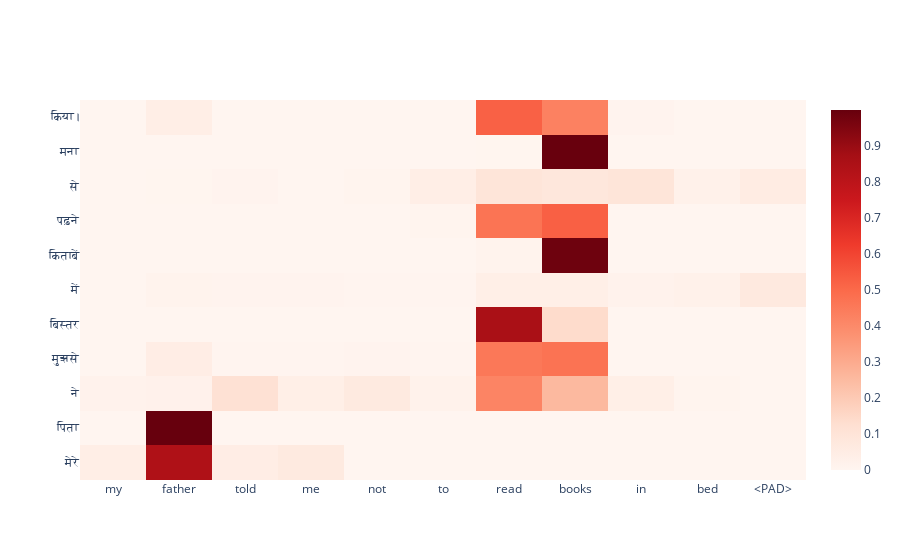

Notebook source saved alongside this figure:
### Code cell
idx = 4
actual_seq = detokenize(hin[idx], tgt_lang.idx2word)
translation, att_wgts = predict_seq2seq(encoder, decoder, eng[idx], tgt_lang, max_length_tgt)

eng_sent = detokenize(eng[idx], inp_lang.idx2word)
print(f'English Sentence:      {eng_sent}')
print(f'Predicted Translation: {translation}')
print(f'Actual Translation:   {actual_seq}')


eng_tokens = eng_sent.strip().split(' ')
eng_tokens += ['<PAD>'] * (max_length_inp - len(eng_tokens))

trace = go.Heatmap(
    z=att_wgts, 
    x= eng_tokens, 
    y=translation.strip().split(' '), 
    colorscale='Reds'
)
iplot([trace])

### Figure 1 — Plotly figure (JSON) as saved in the notebook; plotly's stock layout.template omitted (floating-point values rounded to 4 significant figures; data arrays with more than 128 entries replaced by an {"elided": "..."} marker saying what was removed)
{"data": [{"colorscale": [[0, "rgb(255,245,240)"], [0.125, "rgb(254,224,210)"], [0.25, "rgb(252,187,161)"], [0.375, "rgb(252,146,114)"], [0.5, "rgb(251,106,74)"], [0.625, "rgb(239,59,44)"], [0.75, "rgb(203,24,29)"], [0.875, "rgb(165,15,21)"], [1, "rgb(103,0,13)"]], "type": "heatmap", "x": ["my", "father", "told", "me", "not", "to", "read", "books", "in", "bed", "<PAD>", "<PAD>", "<PAD>", "<PAD>", "<PAD>", "<PAD>", "<PAD>", "<PAD>", "<PAD>", "<PAD>", "<PAD>", "<PAD>"], "y": ["मेरे", "पिता", "ने", "मुझसे", "बिस्तर", "में", "किताबें", "पढ़ने", "से", "मना", "किया।"], "z": {"elided": "11x22 float values"}}], "layout": {"autosize": true, "xaxis": {"autorange": true, "range": [-0.5, 10.5], "type": "category"}, "yaxis": {"autorange": true, "range": [-0.5, 10.5], "type": "category"}}}
